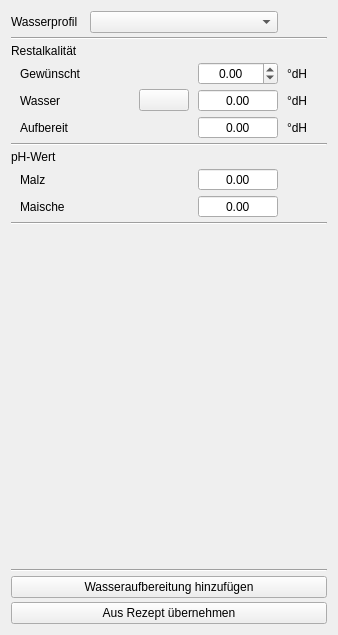
      <widget class="QWidget" name="tabWasseraufbereitung">
       <attribute name="title">
        <string>Wasseraufbereitung</string>
       </attribute>
       <layout class="QVBoxLayout" name="verticalLayout_14">
        <property name="spacing">
         <number>4</number>
        </property>
        <item>
         <layout class="QGridLayout" name="gridLayout_6">
          <property name="horizontalSpacing">
           <number>9</number>
          </property>
          <property name="verticalSpacing">
           <number>4</number>
          </property>
          <item row="3" column="1">
           <spacer name="horizontalSpacer_7">
            <property name="orientation">
             <enum>Qt::Horizontal</enum>
            </property>
            <property name="sizeHint" stdset="0">
             <size>
              <width>40</width>
              <height>20</height>
             </size>
            </property>
           </spacer>
          </item>
          <item row="4" column="0">
           <widget class="QLabel" name="label_69">
            <property name="text">
             <string>Wasser</string>
            </property>
            <property name="indent">
             <number>9</number>
            </property>
           </widget>
          </item>
          <item row="3" column="4">
           <widget class="QLabel" name="label_72">
            <property name="text">
             <string>°dH</string>
            </property>
           </widget>
          </item>
          <item row="4" column="4">
           <widget class="QLabel" name="label_70">
            <property name="minimumSize">
             <size>
              <width>40</width>
              <height>0</height>
             </size>
            </property>
            <property name="text">
             <string>°dH</string>
            </property>
           </widget>
          </item>
          <item row="5" column="3">
           <widget class="DoubleSpinBoxSud" name="tbRestalkalitaetIst">
            <property name="toolTip">
             <string>&lt;html&gt;&lt;head/&gt;&lt;body&gt;&lt;p&gt;Hier wird die &lt;span style=&quot; font-weight:600;&quot;&gt;Restalkalität des aufbereiteten Wassers&lt;/span&gt; angegeben. Diese setzt sich zusammen aus der Restalkalität des Wassers und der Restalkalität der unten eingetragenen Wasseraufbereitungsmitteln.&lt;/p&gt;&lt;/body&gt;&lt;/html&gt;</string>
            </property>
            <property name="alignment">
             <set>Qt::AlignCenter</set>
            </property>
            <property name="readOnly">
             <bool>true</bool>
            </property>
            <property name="buttonSymbols">
             <enum>QAbstractSpinBox::NoButtons</enum>
            </property>
            <property name="decimals">
             <number>2</number>
            </property>
            <property name="minimum">
             <double>-99.000000000000000</double>
            </property>
            <property name="maximum">
             <double>99.000000000000000</double>
            </property>
           </widget>
          </item>
          <item row="0" column="1" colspan="3">
           <widget class="ComboBox" name="cbWasserProfil">
            <property name="toolTip">
             <string>&lt;html&gt;&lt;head/&gt;&lt;body&gt;&lt;p&gt;Hier wird das verwendete &lt;span style=&quot; font-weight:600;&quot;&gt;Wasserprofil&lt;/span&gt; gewählt.&lt;/p&gt;&lt;p&gt;Im Tab Ausrüstung muss mindestens ein Wasserprofil erstellt werden.&lt;/p&gt;&lt;p&gt;Fortgeschrittene Anwender definieren für unterschiedliche Bierstile oft verschiedene Wasserprofile und nutzen dazu unterschiedliche Techniken der Wasseraufbereitung.&lt;/p&gt;&lt;p&gt;Beliebt ist destilliertes Wasser oder Wasser aus einer Osmoseanlage. Diese Wasserprofile bieten sich bei einem harten Brauwasser an, wenn helle und hopfenbetonte Biere gebraut werden sollen.&lt;/p&gt;&lt;/body&gt;&lt;/html&gt;</string>
            </property>
           </widget>
          </item>
          <item row="9" column="3">
           <widget class="DoubleSpinBoxSud" name="tbPhMaische">
            <property name="toolTip">
             <string>&lt;html&gt;&lt;head/&gt;&lt;body&gt;&lt;p&gt;Hier wird der &lt;span style=&quot; font-weight:600;&quot;&gt;pH-Wert der Maische&lt;/span&gt; angegeben. Zuvor müssen im Reiter &lt;span style=&quot; font-style:italic;&quot;&gt;Rohstoffe&lt;/span&gt; die pH-Werte aller Malze eingetragen werden.&lt;/p&gt;&lt;p&gt;Für den Maischprozess sollte der pH-Wert zwischen 5.3 und 5.7 liegen. &lt;/p&gt;&lt;/body&gt;&lt;/html&gt;</string>
            </property>
            <property name="alignment">
             <set>Qt::AlignCenter</set>
            </property>
            <property name="readOnly">
             <bool>true</bool>
            </property>
            <property name="buttonSymbols">
             <enum>QAbstractSpinBox::NoButtons</enum>
            </property>
            <property name="decimals">
             <number>2</number>
            </property>
           </widget>
          </item>
          <item row="2" column="0" colspan="5">
           <widget class="QLabel" name="label_75">
            <property name="text">
             <string>Restalkalität</string>
            </property>
           </widget>
          </item>
          <item row="3" column="0">
           <widget class="QLabel" name="label_71">
            <property name="text">
             <string>Gewünscht</string>
            </property>
            <property name="indent">
             <number>9</number>
            </property>
           </widget>
          </item>
          <item row="4" column="2">
           <widget class="QPushButton" name="btnRestalkalitaet">
            <property name="minimumSize">
             <size>
              <width>50</width>
              <height>0</height>
             </size>
            </property>
            <property name="maximumSize">
             <size>
              <width>50</width>
              <height>16777215</height>
             </size>
            </property>
            <property name="icon">
             <iconset resource="images.qrc">
              <normaloff>:/images/uebertrag_oben.svg</normaloff>:/images/uebertrag_oben.svg</iconset>
            </property>
           </widget>
          </item>
          <item row="5" column="0">
           <widget class="QLabel" name="label_73">
            <property name="text">
             <string>Aufbereit</string>
            </property>
            <property name="indent">
             <number>9</number>
            </property>
           </widget>
          </item>
          <item row="0" column="0">
           <widget class="QLabel" name="label_17">
            <property name="text">
             <string>Wasserprofil</string>
            </property>
           </widget>
          </item>
          <item row="9" column="0">
           <widget class="QLabel" name="label_39">
            <property name="text">
             <string>Maische</string>
            </property>
            <property name="indent">
             <number>9</number>
            </property>
           </widget>
          </item>
          <item row="4" column="3">
           <widget class="DoubleSpinBoxSud" name="tbRestalkalitaetWasser">
            <property name="toolTip">
             <string>&lt;html&gt;&lt;head/&gt;&lt;body&gt;&lt;p&gt;Hier wird die &lt;span style=&quot; font-weight:600;&quot;&gt;Restalkalität des Wassers&lt;/span&gt; angegeben.&lt;/p&gt;&lt;/body&gt;&lt;/html&gt;</string>
            </property>
            <property name="alignment">
             <set>Qt::AlignCenter</set>
            </property>
            <property name="readOnly">
             <bool>true</bool>
            </property>
            <property name="buttonSymbols">
             <enum>QAbstractSpinBox::NoButtons</enum>
            </property>
            <property name="decimals">
             <number>2</number>
            </property>
            <property name="minimum">
             <double>-99.000000000000000</double>
            </property>
            <property name="maximum">
             <double>99.000000000000000</double>
            </property>
           </widget>
          </item>
          <item row="1" column="0" colspan="5">
           <widget class="Line" name="line_6">
            <property name="orientation">
             <enum>Qt::Horizontal</enum>
            </property>
           </widget>
          </item>
          <item row="8" column="3">
           <widget class="DoubleSpinBoxSud" name="tbPhMalz">
            <property name="toolTip">
             <string>&lt;html&gt;&lt;head/&gt;&lt;body&gt;&lt;p&gt;Hier wird der &lt;span style=&quot; font-weight:600;&quot;&gt;pH-Wert der Schüttung&lt;/span&gt; angegeben. Zuvor müssen im Reiter &lt;span style=&quot; font-style:italic;&quot;&gt;Rohstoffe&lt;/span&gt; die pH-Werte aller Malze eingetragen werden.&lt;/p&gt;&lt;/body&gt;&lt;/html&gt;</string>
            </property>
            <property name="alignment">
             <set>Qt::AlignCenter</set>
            </property>
            <property name="readOnly">
             <bool>true</bool>
            </property>
            <property name="buttonSymbols">
             <enum>QAbstractSpinBox::NoButtons</enum>
            </property>
            <property name="decimals">
             <number>2</number>
            </property>
           </widget>
          </item>
          <item row="3" column="3">
           <widget class="DoubleSpinBoxSud" name="tbRestalkalitaetSoll">
            <property name="minimumSize">
             <size>
              <width>80</width>
              <height>0</height>
             </size>
            </property>
            <property name="toolTip">
             <string>&lt;html&gt;&lt;head/&gt;&lt;body&gt;&lt;p&gt;Hier wird die &lt;span style=&quot; font-weight:600;&quot;&gt;gewünschte Restalkalität&lt;/span&gt; eingestellt. Sie ist mithin ein Faktor für den richtigen pH-Wert beim Maischen. Ein hoher Wert erhöht den pH-Wert der Maische und mindert die Enymaktivität des Malzes und umgekehrt. Allgemein verlangen helle und hopfenaromatische Biere einen Wert kleiner als 5°dH. Dunkle Biere beinhalten säurefördernde dunkle Malze . Hier sind bis zu 10°dH ein Richtwert&lt;/p&gt;&lt;p&gt;&lt;span style=&quot; font-weight:600;&quot;&gt;Typische Werte:&lt;/span&gt;&lt;/p&gt;&lt;table border=&quot;0&quot; style=&quot; margin-top:0px; margin-bottom:0px; margin-left:0px; margin-right:0px;&quot; cellspacing=&quot;2&quot; cellpadding=&quot;0&quot;&gt;&lt;tr&gt;&lt;td&gt;&lt;p&gt;Helles &lt;/p&gt;&lt;/td&gt;&lt;td&gt;&lt;p&gt;-3 – 0°dH&lt;/p&gt;&lt;/td&gt;&lt;/tr&gt;&lt;tr&gt;&lt;td&gt;&lt;p&gt;Bock hell&lt;/p&gt;&lt;/td&gt;&lt;td&gt;&lt;p&gt;5 – 10°dH&lt;/p&gt;&lt;/td&gt;&lt;/tr&gt;&lt;tr&gt;&lt;td&gt;&lt;p&gt;Export &lt;/p&gt;&lt;/td&gt;&lt;td&gt;&lt;p&gt;0 – 2°dH&lt;/p&gt;&lt;/td&gt;&lt;/tr&gt;&lt;tr&gt;&lt;td&gt;&lt;p&gt;Alt &lt;/p&gt;&lt;/td&gt;&lt;td&gt;&lt;p&gt;0 – 5°dH&lt;/p&gt;&lt;/td&gt;&lt;/tr&gt;&lt;tr&gt;&lt;td&gt;&lt;p&gt;Kölsch &lt;/p&gt;&lt;/td&gt;&lt;td&gt;&lt;p&gt;-3 – 0°dH&lt;/p&gt;&lt;/td&gt;&lt;/tr&gt;&lt;tr&gt;&lt;td&gt;&lt;p&gt;Pilsener &lt;/p&gt;&lt;/td&gt;&lt;td&gt;&lt;p&gt;-2 – 0°dH&lt;/p&gt;&lt;/td&gt;&lt;/tr&gt;&lt;tr&gt;&lt;td&gt;&lt;p&gt;Weizen&lt;/p&gt;&lt;/td&gt;&lt;td&gt;&lt;p&gt;5 – 10°dH&lt;/p&gt;&lt;/td&gt;&lt;/tr&gt;&lt;tr&gt;&lt;td&gt;&lt;p&gt;Stout&lt;/p&gt;&lt;/td&gt;&lt;td&gt;&lt;p&gt;5 – 10°dH&lt;/p&gt;&lt;/td&gt;&lt;/tr&gt;&lt;tr&gt;&lt;td&gt;&lt;p&gt;IPA&lt;/p&gt;&lt;/td&gt;&lt;td&gt;&lt;p&gt;-3 – 0°dH&lt;/p&gt;&lt;/td&gt;&lt;/tr&gt;&lt;/table&gt;&lt;p&gt;Die &lt;span style=&quot; font-weight:600;&quot;&gt;Restalkalität&lt;/span&gt; (RA) des Brauwassers ist entscheidend für den &lt;span style=&quot; font-weight:600;&quot;&gt;pH-Wert&lt;/span&gt; der Maischearbeit und somit für die Effizienz der Stärkespaltung, somit der Frage, ob das Bier mit der Schüttung gelingt. Zugleich ist der pH-Wert beim Maischen Ausgangspunkt aller weiterer Brauschritte.&lt;/p&gt;&lt;p&gt;Brauwasser ist kein reines Wasser, sondern enthält Salze und Ionen wie Chlorid (Cl⁻) und Sulfat (SO₄²⁻), die sich gemschmacklich auswirken. Während des Einmaischens wird das Brauwasser durch das Malz angesäuert. Es reichern sich Hydronium-Ionen (H⁺) an, was zu einem Abfall des pH-Wertes führt. Dabei verhalten sich dunkle Malze generell saurer als hell abgedarrte Malze. Ungehindert senkt sich der pH-Wert dadurch von allein in einen für den Maischeprozess günstigen Bereich zwischen &lt;span style=&quot; font-weight:600;&quot;&gt;pH 5,2 bis 5,8&lt;/span&gt; ab. &lt;/p&gt;&lt;p&gt;Der Knackpunkt ist, dass manches Wasser sich diesem pH-Abfall widersetzt. Dieses Alkalität genannte Phänomen gründet in der Konzentration des Ions Bicarbonat, chemisch &lt;span style=&quot; font-weight:600;&quot;&gt;HCO³⁻&lt;/span&gt;. Das HCO³⁻ fängt die H+-Ionen einfach ab. Die pH-Wert-senkende Wirkung der H+-Ionen verpufft wirkungslos. Dieser Effekt ist um so größer, je mehr HCO3- im Wassser vorhanden ist.&lt;/p&gt;&lt;p&gt;Damit erklärt sich simpel, warum mancher Bierstil mit dem einen Brauwasser funktioniert, ein anderer dagegen nicht. Mithin ist das der Grund, warum Hobbybrauer ihr Wasser vorbehandeln und Salze wie Calciumsulfat (Braugips) hinzugeben, um doch erfolgreich ein Bier oder ein IPA brauen zu können.&lt;/p&gt;&lt;/body&gt;&lt;/html&gt;</string>
            </property>
            <property name="alignment">
             <set>Qt::AlignCenter</set>
            </property>
            <property name="readOnly">
             <bool>false</bool>
            </property>
            <property name="decimals">
             <number>2</number>
            </property>
            <property name="minimum">
             <double>-99.000000000000000</double>
            </property>
            <property name="maximum">
             <double>99.000000000000000</double>
            </property>
           </widget>
          </item>
          <item row="8" column="0">
           <widget class="QLabel" name="label_77">
            <property name="text">
             <string>Malz</string>
            </property>
            <property name="indent">
             <number>9</number>
            </property>
           </widget>
          </item>
          <item row="5" column="4">
           <widget class="QLabel" name="label_74">
            <property name="text">
             <string>°dH</string>
            </property>
           </widget>
          </item>
          <item row="7" column="0" colspan="5">
           <widget class="QLabel" name="label_76">
            <property name="text">
             <string>pH-Wert</string>
            </property>
           </widget>
          </item>
          <item row="6" column="0" colspan="5">
           <widget class="Line" name="line_13">
            <property name="orientation">
             <enum>Qt::Horizontal</enum>
            </property>
           </widget>
          </item>
         </layout>
        </item>
        <item>
         <widget class="Line" name="line_8">
          <property name="orientation">
           <enum>Qt::Horizontal</enum>
          </property>
         </widget>
        </item>
        <item>
         <widget class="QScrollArea" name="scrollAreaWasseraufbereitung">
          <property name="frameShape">
           <enum>QFrame::NoFrame</enum>
          </property>
          <property name="widgetResizable">
           <bool>true</bool>
          </property>
          <widget class="QWidget" name="scrollAreaWidgetContents_17">
           <property name="geometry">
            <rect>
             <x>0</x>
             <y>0</y>
             <width>291</width>
             <height>372</height>
            </rect>
           </property>
           <layout class="QVBoxLayout" name="verticalLayout_28">
            <property name="spacing">
             <number>4</number>
            </property>
            <property name="leftMargin">
             <number>0</number>
            </property>
            <property name="topMargin">
             <number>0</number>
            </property>
            <property name="rightMargin">
             <number>0</number>
            </property>
            <property name="bottomMargin">
             <number>0</number>
            </property>
            <item>
             <layout class="QVBoxLayout" name="layoutWasseraufbereitung">
              <property name="spacing">
               <number>6</number>
              </property>
             </layout>
            </item>
            <item>
             <spacer name="verticalSpacer_8">
              <property name="orientation">
               <enum>Qt::Vertical</enum>
              </property>
              <property name="sizeHint" stdset="0">
               <size>
                <width>20</width>
                <height>561</height>
               </size>
              </property>
             </spacer>
            </item>
           </layout>
          </widget>
         </widget>
        </item>
        <item>
         <widget class="Line" name="lineNeueWasseraufbereitung">
          <property name="orientation">
           <enum>Qt::Horizontal</enum>
          </property>
         </widget>
        </item>
        <item>
         <widget class="QPushButton" name="btnNeueWasseraufbereitung">
          <property name="toolTip">
           <string>&lt;html&gt;&lt;head/&gt;&lt;body&gt;&lt;p&gt;Mit Klick auf diesen Button öffnet sich ein Pop-up-Menü, das die &lt;span style=&quot; font-weight:600;&quot;&gt;Rohstoffeinträge &lt;/span&gt;in der Hopfenliste&lt;span style=&quot; font-weight:600;&quot;/&gt;für das &lt;span style=&quot; font-weight:600;&quot;&gt;Hopfenstopfen &lt;/span&gt;im Tab Rohstoffe zeigt. &lt;/p&gt;&lt;p&gt;Nur eingetragene Rohstoffe können im Rezept verwendet werden.&lt;/p&gt;&lt;p&gt;Nicht vorhandene Rohstoffe sind &lt;span style=&quot; font-weight:600;&quot;&gt;rot&lt;/span&gt;, zu Neige gehende Rohstoffe sind &lt;span style=&quot; font-weight:600;&quot;&gt;orange&lt;/span&gt; markiert.&lt;/p&gt;&lt;p&gt;Soll ein Rezept lediglich getestet oder entwickelt werden, empfiehlt es sich den Rohstoff aufzunehmen und bei Menge 0 zu belassen.&lt;/p&gt;&lt;/body&gt;&lt;/html&gt;</string>
          </property>
          <property name="text">
           <string>Wasseraufbereitung hinzufügen</string>
          </property>
         </widget>
        </item>
        <item>
         <widget class="QPushButton" name="btnWasseraufbereitungUebernehmen">
          <property name="text">
           <string>Aus Rezept übernehmen</string>
          </property>
         </widget>
        </item>
       </layout>
      </widget>
